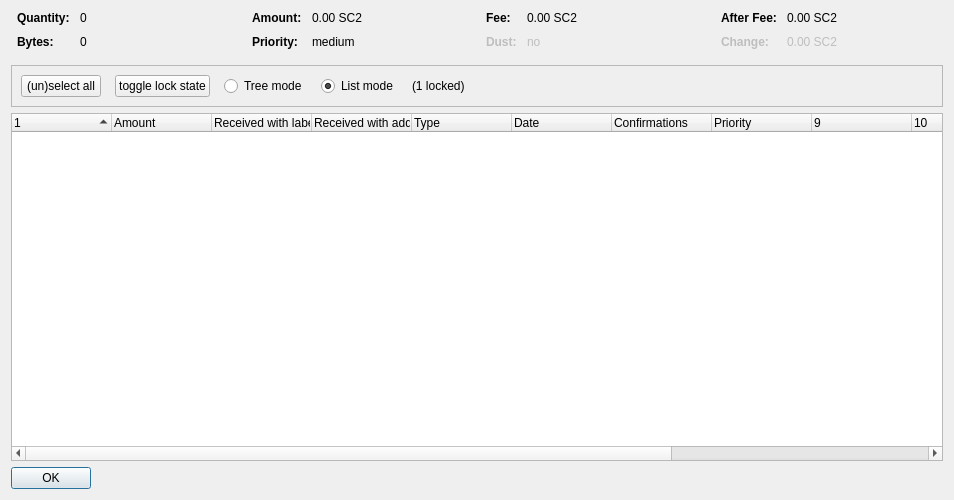
<?xml version="1.0" encoding="UTF-8"?>
<ui version="4.0">
 <class>CoinControlDialog</class>
 <widget class="QDialog" name="CoinControlDialog">
  <property name="geometry">
   <rect>
    <x>0</x>
    <y>0</y>
    <width>954</width>
    <height>500</height>
   </rect>
  </property>
  <property name="windowTitle">
   <string>Coin Selection</string>
  </property>
  <layout class="QVBoxLayout" name="verticalLayout">
   <item>
    <layout class="QHBoxLayout" name="horizontalLayoutTop" stretch="0,0,0,0">
     <property name="topMargin">
      <number>0</number>
     </property>
     <property name="bottomMargin">
      <number>10</number>
     </property>
     <item>
      <layout class="QFormLayout" name="formLayoutCoinControl1">
       <property name="horizontalSpacing">
        <number>10</number>
       </property>
       <property name="verticalSpacing">
        <number>10</number>
       </property>
       <property name="leftMargin">
        <number>6</number>
       </property>
       <property name="rightMargin">
        <number>6</number>
       </property>
       <item row="0" column="0">
        <widget class="QLabel" name="labelCoinControlQuantityText">
         <property name="font">
          <font>
           <weight>75</weight>
           <bold>true</bold>
          </font>
         </property>
         <property name="text">
          <string>Quantity:</string>
         </property>
        </widget>
       </item>
       <item row="0" column="1">
        <widget class="QLabel" name="labelCoinControlQuantity">
         <property name="cursor">
          <cursorShape>IBeamCursor</cursorShape>
         </property>
         <property name="contextMenuPolicy">
          <enum>Qt::ActionsContextMenu</enum>
         </property>
         <property name="text">
          <string notr="true">0</string>
         </property>
         <property name="textInteractionFlags">
          <set>Qt::LinksAccessibleByMouse|Qt::TextSelectableByKeyboard|Qt::TextSelectableByMouse</set>
         </property>
        </widget>
       </item>
       <item row="1" column="0">
        <widget class="QLabel" name="labelCoinControlBytesText">
         <property name="font">
          <font>
           <weight>75</weight>
           <bold>true</bold>
          </font>
         </property>
         <property name="text">
          <string>Bytes:</string>
         </property>
        </widget>
       </item>
       <item row="1" column="1">
        <widget class="QLabel" name="labelCoinControlBytes">
         <property name="cursor">
          <cursorShape>IBeamCursor</cursorShape>
         </property>
         <property name="contextMenuPolicy">
          <enum>Qt::ActionsContextMenu</enum>
         </property>
         <property name="text">
          <string notr="true">0</string>
         </property>
         <property name="textInteractionFlags">
          <set>Qt::LinksAccessibleByMouse|Qt::TextSelectableByKeyboard|Qt::TextSelectableByMouse</set>
         </property>
        </widget>
       </item>
      </layout>
     </item>
     <item>
      <layout class="QFormLayout" name="formLayoutCoinControl2">
       <property name="horizontalSpacing">
        <number>10</number>
       </property>
       <property name="verticalSpacing">
        <number>10</number>
       </property>
       <property name="leftMargin">
        <number>6</number>
       </property>
       <property name="rightMargin">
        <number>6</number>
       </property>
       <item row="0" column="0">
        <widget class="QLabel" name="labelCoinControlAmountText">
         <property name="font">
          <font>
           <weight>75</weight>
           <bold>true</bold>
          </font>
         </property>
         <property name="text">
          <string>Amount:</string>
         </property>
        </widget>
       </item>
       <item row="0" column="1">
        <widget class="QLabel" name="labelCoinControlAmount">
         <property name="cursor">
          <cursorShape>IBeamCursor</cursorShape>
         </property>
         <property name="contextMenuPolicy">
          <enum>Qt::ActionsContextMenu</enum>
         </property>
         <property name="text">
          <string notr="true">0.00 SC2</string>
         </property>
         <property name="textInteractionFlags">
          <set>Qt::LinksAccessibleByMouse|Qt::TextSelectableByKeyboard|Qt::TextSelectableByMouse</set>
         </property>
        </widget>
       </item>
       <item row="1" column="0">
        <widget class="QLabel" name="labelCoinControlPriorityText">
         <property name="font">
          <font>
           <weight>75</weight>
           <bold>true</bold>
          </font>
         </property>
         <property name="text">
          <string>Priority:</string>
         </property>
        </widget>
       </item>
       <item row="1" column="1">
        <widget class="QLabel" name="labelCoinControlPriority">
         <property name="cursor">
          <cursorShape>IBeamCursor</cursorShape>
         </property>
         <property name="contextMenuPolicy">
          <enum>Qt::ActionsContextMenu</enum>
         </property>
         <property name="text">
          <string>medium</string>
         </property>
         <property name="textInteractionFlags">
          <set>Qt::LinksAccessibleByMouse|Qt::TextSelectableByKeyboard|Qt::TextSelectableByMouse</set>
         </property>
        </widget>
       </item>
      </layout>
     </item>
     <item>
      <layout class="QFormLayout" name="formLayoutCoinControl3">
       <property name="horizontalSpacing">
        <number>10</number>
       </property>
       <property name="verticalSpacing">
        <number>10</number>
       </property>
       <property name="leftMargin">
        <number>6</number>
       </property>
       <property name="rightMargin">
        <number>6</number>
       </property>
       <item row="0" column="0">
        <widget class="QLabel" name="labelCoinControlFeeText">
         <property name="font">
          <font>
           <weight>75</weight>
           <bold>true</bold>
          </font>
         </property>
         <property name="text">
          <string>Fee:</string>
         </property>
        </widget>
       </item>
       <item row="0" column="1">
        <widget class="QLabel" name="labelCoinControlFee">
         <property name="cursor">
          <cursorShape>IBeamCursor</cursorShape>
         </property>
         <property name="contextMenuPolicy">
          <enum>Qt::ActionsContextMenu</enum>
         </property>
         <property name="text">
          <string notr="true">0.00 SC2</string>
         </property>
         <property name="textInteractionFlags">
          <set>Qt::LinksAccessibleByMouse|Qt::TextSelectableByKeyboard|Qt::TextSelectableByMouse</set>
         </property>
        </widget>
       </item>
       <item row="1" column="0">
        <widget class="QLabel" name="labelCoinControlLowOutputText">
         <property name="enabled">
          <bool>false</bool>
         </property>
         <property name="font">
          <font>
           <weight>75</weight>
           <bold>true</bold>
          </font>
         </property>
         <property name="text">
          <string>Dust:</string>
         </property>
        </widget>
       </item>
       <item row="1" column="1">
        <widget class="QLabel" name="labelCoinControlLowOutput">
         <property name="enabled">
          <bool>false</bool>
         </property>
         <property name="cursor">
          <cursorShape>IBeamCursor</cursorShape>
         </property>
         <property name="contextMenuPolicy">
          <enum>Qt::ActionsContextMenu</enum>
         </property>
         <property name="text">
          <string>no</string>
         </property>
         <property name="textInteractionFlags">
          <set>Qt::LinksAccessibleByMouse|Qt::TextSelectableByKeyboard|Qt::TextSelectableByMouse</set>
         </property>
        </widget>
       </item>
      </layout>
     </item>
     <item>
      <layout class="QFormLayout" name="formLayoutCoinControl4">
       <property name="horizontalSpacing">
        <number>10</number>
       </property>
       <property name="verticalSpacing">
        <number>10</number>
       </property>
       <property name="leftMargin">
        <number>6</number>
       </property>
       <property name="rightMargin">
        <number>6</number>
       </property>
       <item row="0" column="0">
        <widget class="QLabel" name="labelCoinControlAfterFeeText">
         <property name="font">
          <font>
           <weight>75</weight>
           <bold>true</bold>
          </font>
         </property>
         <property name="text">
          <string>After Fee:</string>
         </property>
        </widget>
       </item>
       <item row="0" column="1">
        <widget class="QLabel" name="labelCoinControlAfterFee">
         <property name="cursor">
          <cursorShape>IBeamCursor</cursorShape>
         </property>
         <property name="contextMenuPolicy">
          <enum>Qt::ActionsContextMenu</enum>
         </property>
         <property name="text">
          <string notr="true">0.00 SC2</string>
         </property>
         <property name="textInteractionFlags">
          <set>Qt::LinksAccessibleByMouse|Qt::TextSelectableByKeyboard|Qt::TextSelectableByMouse</set>
         </property>
        </widget>
       </item>
       <item row="1" column="0">
        <widget class="QLabel" name="labelCoinControlChangeText">
         <property name="enabled">
          <bool>false</bool>
         </property>
         <property name="font">
          <font>
           <weight>75</weight>
           <bold>true</bold>
          </font>
         </property>
         <property name="text">
          <string>Change:</string>
         </property>
        </widget>
       </item>
       <item row="1" column="1">
        <widget class="QLabel" name="labelCoinControlChange">
         <property name="enabled">
          <bool>false</bool>
         </property>
         <property name="cursor">
          <cursorShape>IBeamCursor</cursorShape>
         </property>
         <property name="contextMenuPolicy">
          <enum>Qt::ActionsContextMenu</enum>
         </property>
         <property name="text">
          <string notr="true">0.00 SC2</string>
         </property>
         <property name="textInteractionFlags">
          <set>Qt::LinksAccessibleByMouse|Qt::TextSelectableByKeyboard|Qt::TextSelectableByMouse</set>
         </property>
        </widget>
       </item>
      </layout>
     </item>
    </layout>
   </item>
   <item>
    <widget class="QFrame" name="frame">
     <property name="minimumSize">
      <size>
       <width>0</width>
       <height>40</height>
      </size>
     </property>
     <property name="frameShape">
      <enum>QFrame::StyledPanel</enum>
     </property>
     <property name="frameShadow">
      <enum>QFrame::Sunken</enum>
     </property>
     <layout class="QHBoxLayout" name="horizontalLayout">
      <item>
       <layout class="QHBoxLayout" name="horizontalLayoutPanel" stretch="0,0,0,0,0,0">
        <property name="spacing">
         <number>14</number>
        </property>
        <item>
         <widget class="QPushButton" name="pushButtonSelectAll">
          <property name="sizePolicy">
           <sizepolicy hsizetype="Maximum" vsizetype="Fixed">
            <horstretch>0</horstretch>
            <verstretch>0</verstretch>
           </sizepolicy>
          </property>
          <property name="text">
           <string>(un)select all</string>
          </property>
          <property name="autoDefault">
           <bool>false</bool>
          </property>
         </widget>
        </item>
        <item>
         <widget class="QPushButton" name="pushButtonToggleLock">
          <property name="sizePolicy">
           <sizepolicy hsizetype="Maximum" vsizetype="Fixed">
            <horstretch>0</horstretch>
            <verstretch>0</verstretch>
           </sizepolicy>
          </property>
          <property name="text">
           <string>toggle lock state</string>
          </property>
          <property name="autoDefault">
           <bool>false</bool>
          </property>
         </widget>
        </item>
        <item>
         <widget class="QRadioButton" name="radioTreeMode">
          <property name="sizePolicy">
           <sizepolicy hsizetype="Maximum" vsizetype="Fixed">
            <horstretch>0</horstretch>
            <verstretch>0</verstretch>
           </sizepolicy>
          </property>
          <property name="text">
           <string>Tree mode</string>
          </property>
         </widget>
        </item>
        <item>
         <widget class="QRadioButton" name="radioListMode">
          <property name="sizePolicy">
           <sizepolicy hsizetype="Maximum" vsizetype="Fixed">
            <horstretch>0</horstretch>
            <verstretch>0</verstretch>
           </sizepolicy>
          </property>
          <property name="text">
           <string>List mode</string>
          </property>
          <property name="checked">
           <bool>true</bool>
          </property>
         </widget>
        </item>
        <item>
         <widget class="QLabel" name="labelLocked">
          <property name="text">
           <string>(1 locked)</string>
          </property>
         </widget>
        </item>
        <item>
         <spacer name="horizontalSpacer">
          <property name="orientation">
           <enum>Qt::Horizontal</enum>
          </property>
          <property name="sizeHint" stdset="0">
           <size>
            <width>40</width>
            <height>20</height>
           </size>
          </property>
         </spacer>
        </item>
       </layout>
      </item>
     </layout>
    </widget>
   </item>
   <item>
    <widget class="CoinControlTreeWidget" name="treeWidget">
     <property name="contextMenuPolicy">
      <enum>Qt::CustomContextMenu</enum>
     </property>
     <property name="sortingEnabled">
      <bool>false</bool>
     </property>
     <property name="columnCount">
      <number>13</number>
     </property>
     <attribute name="headerShowSortIndicator" stdset="0">
      <bool>true</bool>
     </attribute>
     <attribute name="headerStretchLastSection">
      <bool>false</bool>
     </attribute>
     <column>
      <property name="text">
       <string/>
      </property>
     </column>
     <column>
      <property name="text">
       <string>Amount</string>
      </property>
     </column>
     <column>
      <property name="text">
       <string>Received with label</string>
      </property>
     </column>
     <column>
      <property name="text">
       <string>Received with address</string>
      </property>
     </column>
     <column>
      <property name="text">
	<string>Type</string>
      </property>
     </column>
     <column>
      <property name="text">	 
       <string>Date</string>
      </property>
     </column>
     <column>
      <property name="text">
       <string>Confirmations</string>
      </property>
      <property name="toolTip">
       <string>Confirmed</string>
      </property>
     </column>
     <column>
      <property name="text">
       <string>Priority</string>
      </property>
     </column>
     <column>
      <property name="text">
       <string/>
      </property>
     </column>
     <column>
      <property name="text">
       <string/>
      </property>
     </column>
     <column>
      <property name="text">
       <string/>
      </property>
     </column>
     <column>
      <property name="text">
       <string/>
      </property>
     </column>
     <column>
      <property name="text">
       <string/>
      </property>
     </column>
    </widget>
   </item>
   <item>
    <widget class="QDialogButtonBox" name="buttonBox">
     <property name="sizePolicy">
      <sizepolicy hsizetype="Maximum" vsizetype="Fixed">
       <horstretch>0</horstretch>
       <verstretch>0</verstretch>
      </sizepolicy>
     </property>
     <property name="orientation">
      <enum>Qt::Horizontal</enum>
     </property>
     <property name="standardButtons">
      <set>QDialogButtonBox::Ok</set>
     </property>
    </widget>
   </item>
  </layout>
 </widget>
 <customwidgets>
  <customwidget>
   <class>CoinControlTreeWidget</class>
   <extends>QTreeWidget</extends>
   <header>coincontroltreewidget.h</header>
  </customwidget>
 </customwidgets>
 <resources/>
 <connections/>
</ui>
